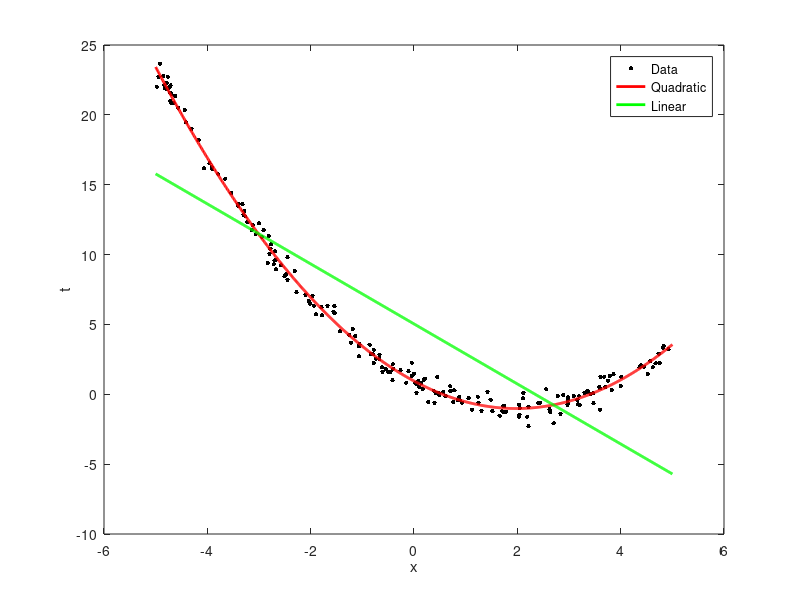

The MATLAB script that drew this image:
%% synthquad.m
% From A First Course in Machine Learning, Chapter 1.
% Simon Rogers, 31/10/11 [simon.rogers@glasgow.ac.uk]
% Revised by Sayyed Mohsen Vazirizade, Oct/10/2017 [smvazirizade@email.arizona.edu]
clc;clear all;close all;
rng(1);
%% Generate a synthetic dataset from a quadratic function
N = 200; %Number of data points
% Generate random x values between -5 and 5
x = 10*(sort(rand(N,1))-0.5);
%% Define the function and the true parameters
% $t = w_0 + w_1x + w_2x^2$
w_0 = 1;
w_1 = -2;
w_2 = 0.5;

%% Define t
t = w_0 + w_1*x + w_2*(x.^2);

%% Add some noise
t = t + 0.5*randn(N,1);

%% Plot the data
figure(1);
hold off
plot(x,t,'k.','markersize',10);
xlabel('x');
ylabel('t');

%% Fit the quadratic model and a linear model for comparison
% Using vector matrix notation
X = [];
for k = 0:2
    X = [X x.^k];
    if k == 1
        linear_w = (X'*X)\X'*t;
    end
    if k == 2
        quad_w = (X'*X)\X'*t;
    end
end

fprintf('\n Linear function: t = %g + %g x',linear_w(1),linear_w(2));
fprintf('\n Quadratic function: t = %g + %g x + %g x^2',...
    quad_w(1),quad_w(2),quad_w(3));

%% Plot the functions

plotx = [-5:0.01:5]';
plotX = [];
for k = 0:2
    plotX = [plotX plotx.^k];
end

figure(1);hold off;
% Add the data again
plot(x,t,'k.','markersize',10);
xlabel('x');
ylabel('t');
hold on
plot(plotx,plotX*quad_w,'r','linewidth',2);
plot(plotx,plotX(:,1:2)*linear_w,'g','linewidth',2);

legend('Data','Quadratic','Linear')
